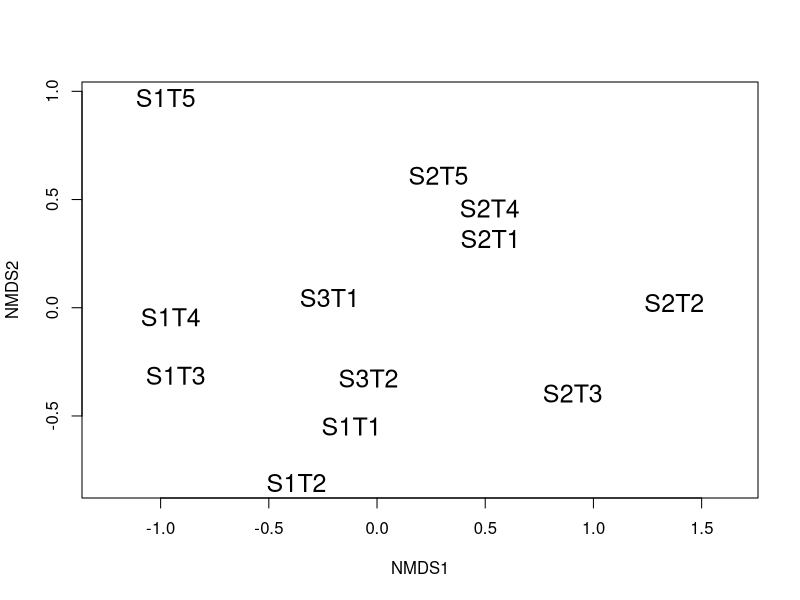

This chart was generated by the following R code: (Note: this script raises an error after producing the figure.)
library("dplyr")
library("tidyr")
library("vegan")

otus <- read.table("seq_with_OTU_ID.txt")
groups <- read.table("groupfile.tsv")
trees <- read.csv("2017-06-09_M_excel_tree_metadata - Sheet1.csv",
                  stringsAsFactors = FALSE)

otu_table <- otus %>% 
  left_join(groups, by = c("V1" = "V1")) %>%
  group_by(V2.x, V2.y) %>%
  summarize(count = n()) %>%
  spread(V2.x, count, fill = 0)

otu_table <- as.data.frame(na.omit(otu_table))

row.names(otu_table) <- otu_table[, 1]
otu_table <- otu_table[, -1]

otu_table <- otu_table[1:12,]

plot(metaMDS(otu_table), type = "t", display = "sites", cex = 1.5)

row.names(otu_table) <- c(paste("Balboa - Tree", 1:4),
                         paste("Downtown - Tree", 1:4),
                         paste("Mt. Davidson - Tree", 1:4),
                         "USF")

rarecurve(otu_table, main = "Species accumulation curves for endophytic fungi")
plot(colSums(otu_table))
plot(specaccum(otu_table, method = "rare"), xvar = "individuals")

ord_obj <- metaMDS(otu_table)
plot(ord_obj, 
     type = "points", 
     display = "sites", 
     cex = 1.5,
     main = "NMDS ordination of fungal community composition")
group_labels <- c(rep("Balboa", 4), rep("Downtown", 4), rep("Mt. Davidson", 4), "USF")
ordispider(ord_obj, 
           groups = group_labels, 
           label = TRUE,
           cex = 1.2)
